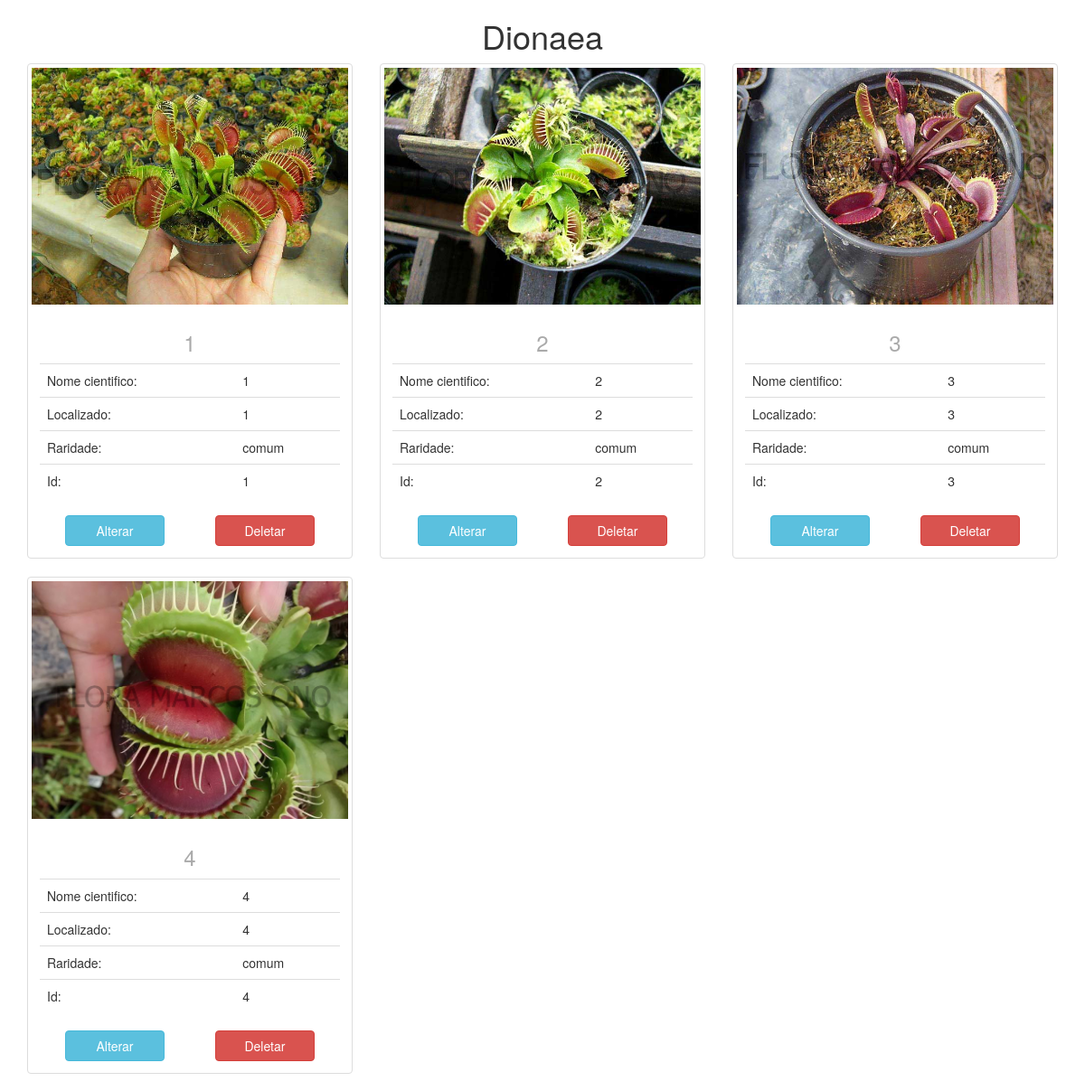
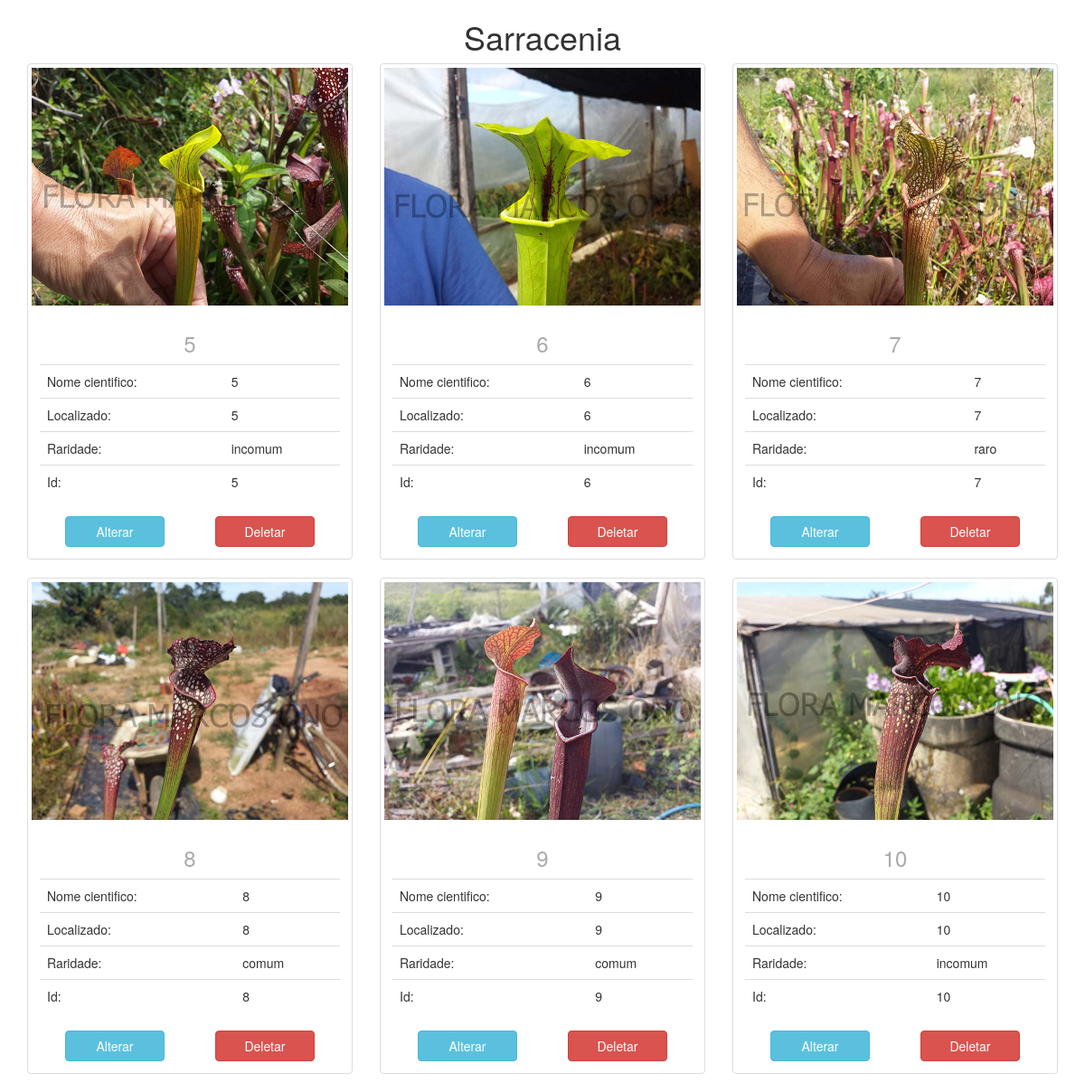
Screenshot of /admin/lista-crud.php with the database file from the repository (2 pictures, top to bottom).
### tables this page shows
CREATE TABLE `tipo` (
  `codTipo` int(11) NOT NULL,
  `tipo` varchar(100) NOT NULL
);

CREATE TABLE `planta` (
  `codPlanta` int(11) NOT NULL,
  `nome` varchar(100) NOT NULL,
  `descricao` text NOT NULL,
  `codTipo` int(11) NOT NULL,
  `nomeCientif` varchar(150) NOT NULL,
  `localizacao` varchar(150) NOT NULL,
  `codRaro` int(11) NOT NULL
);

CREATE TABLE `raridade` (
  `codRaro` int(11) NOT NULL,
  `raro` varchar(30) NOT NULL
);

### admin/lista-crud.php (the view, shortened to what this page needs)
<!DOCTYPE html>
<html>
<head>
    <link rel="stylesheet" href="../assets/bootstrap.min.css">
    <link rel="stylesheet" href="assets/main.css" >
</head>
<body class="container-fluid">
    <article class="container">
        <?php
        require_once ('connection.php');
        $select = "SELECT codTipo, tipo FROM tipo";
        $select = $conexao->query($select);
        $select = $select->fetch_all(MYSQLI_ASSOC);
        for ($x = 0; $x < count($select); $x++) {
            $sql = "SELECT DISTINCT A.nome, A.codPlanta, A.nomeCientif, A.localizacao, B.codTipo, B.tipo, I.imagem, R.raro
                      FROM planta A
                        INNER JOIN tipo B
                          on A.codTipo = B.codTipo
                        INNER JOIN imagem I
                          on A.codPlanta = I.codPlanta
                        INNER JOIN raridade R
                          on A.codRaro = R.codRaro
                      WHERE B.tipo = '". $select[$x]['tipo'] ."'";
            $sql = $conexao->query($sql);
            echo '
        <div class="row">
        <h1 class="text-center">' . $select[$x]['tipo'] . '</h1>';
            if( $sql->num_rows > 0) {
                while ($values = $sql->fetch_array()) {
                    echo  '
        <div class="col-sm-6 col-md-4">
            <div class="thumbnail">
                <img src="../images/planta/' . $values['imagem'] . '">
                <div class="caption">
                    <h3 class="text-center"><a href="planta.php?nome=' . $values['nome'] . '" >' . $values['nome'] . '</a></h3>
                    <table class="table " id="table-bottom">
                        <tr>
                            <td>Nome cientifico: </td>
                            <td>'. $values['nomeCientif'] .'</td>
                        </tr>
                        <tr>
                            <td>Localizado: </td>
                            <td>'. $values['localizacao'] .'</td>
                        </tr>
                        <tr>
                            <td>Raridade: </td>
                            <td>'. $values['raro'] .'</td>
                        </tr>
                        <tr>
                            <td>Id: </td>
                            <td>'. $values['codPlanta'] .'</td>
                        </tr>
                    </table>
                    <div class="row">
                    <div class="col-md-12">
                        <a href="update-planta-crud.php?codPlanta='. $values['codPlanta'] .'" ><input type="button" class="btn btn-info col-md-4 col-md-offset-1" value="Alterar"></a>
                        <a href="#.php?codPlanta='. $values['codPlanta'] .'" ><input type="button" class="btn btn-danger col-md-4 col-md-offset-2" value="Deletar"></a>
                    </div></div>
                </div>
            </div>
        </div>';
                }
                echo '
    </div>';
            }
        }
        ?>
    </article>
</body>
</html>

### admin/assets/main.css (style rules this page uses)
a { color: #aaaaaa; transition: all ease-in-out 200ms; }

### rows the page displays
tipo: tipo "Dionaea"
planta: shows a picture, nome "1", nomeCientif "1", localizacao "1", codRaro.raro "comum", codPlanta "1"
planta: shows a picture, nome "2", nomeCientif "2", localizacao "2", codRaro.raro "comum", codPlanta "2"
planta: shows a picture, nome "3", nomeCientif "3", localizacao "3", codRaro.raro "comum", codPlanta "3"
planta: shows a picture, nome "4", nomeCientif "4", localizacao "4", codRaro.raro "comum", codPlanta "4"
tipo: tipo "Sarracenia"
planta: shows a picture, nome "5", nomeCientif "5", localizacao "5", codRaro.raro "incomum", codPlanta "5"
planta: shows a picture, nome "6", nomeCientif "6", localizacao "6", codRaro.raro "incomum", codPlanta "6"
planta: shows a picture, nome "7", nomeCientif "7", localizacao "7", codRaro.raro "raro", codPlanta "7"
planta: shows a picture, nome "8", nomeCientif "8", localizacao "8", codRaro.raro "comum", codPlanta "8"
planta: shows a picture, nome "9", nomeCientif "9", localizacao "9", codRaro.raro "comum", codPlanta "9"
planta: shows a picture, nome "10", nomeCientif "10", localizacao "10", codRaro.raro "incomum", codPlanta "10"
